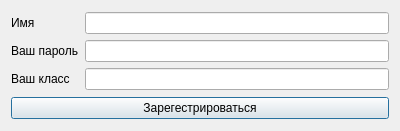
<?xml version="1.0" encoding="UTF-8"?>
<ui version="4.0">
 <class>Dialog</class>
 <widget class="QDialog" name="Dialog">
  <property name="geometry">
   <rect>
    <x>0</x>
    <y>0</y>
    <width>400</width>
    <height>131</height>
   </rect>
  </property>
  <property name="windowTitle">
   <string>Dialog</string>
  </property>
  <layout class="QGridLayout" name="gridLayout_2">
   <item row="0" column="0">
    <layout class="QGridLayout" name="gridLayout">
     <item row="1" column="1">
      <widget class="QLineEdit" name="lineEdit_2"/>
     </item>
     <item row="1" column="0">
      <widget class="QLabel" name="label_2">
       <property name="text">
        <string>Ваш пароль</string>
       </property>
      </widget>
     </item>
     <item row="0" column="0">
      <widget class="QLabel" name="label">
       <property name="text">
        <string>Имя</string>
       </property>
      </widget>
     </item>
     <item row="0" column="1">
      <widget class="QLineEdit" name="lineEdit"/>
     </item>
     <item row="2" column="1">
      <widget class="QLineEdit" name="lineEdit_3"/>
     </item>
     <item row="2" column="0">
      <widget class="QLabel" name="label_3">
       <property name="text">
        <string>Ваш класс</string>
       </property>
      </widget>
     </item>
    </layout>
   </item>
   <item row="1" column="0">
    <widget class="QPushButton" name="pushButton">
     <property name="text">
      <string>Зарегестрироваться</string>
     </property>
    </widget>
   </item>
  </layout>
 </widget>
 <resources/>
 <connections/>
</ui>
